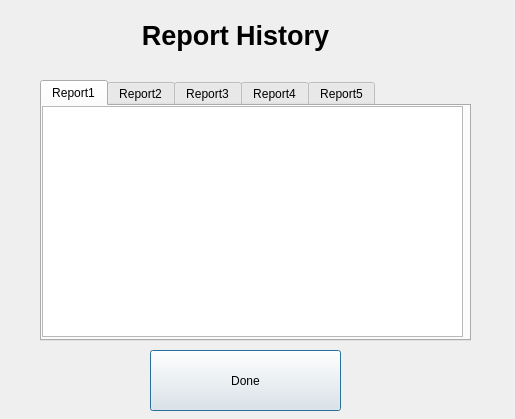
<?xml version="1.0" encoding="UTF-8"?>
<ui version="4.0">
 <class>History</class>
 <widget class="QDialog" name="History">
  <property name="geometry">
   <rect>
    <x>0</x>
    <y>0</y>
    <width>515</width>
    <height>419</height>
   </rect>
  </property>
  <property name="windowTitle">
   <string>Dialog</string>
  </property>
  <widget class="QLabel" name="label">
   <property name="geometry">
    <rect>
     <x>100</x>
     <y>0</y>
     <width>271</width>
     <height>71</height>
    </rect>
   </property>
   <property name="text">
    <string>&lt;html&gt;&lt;head/&gt;&lt;body&gt;&lt;p align=&quot;center&quot;&gt;&lt;span style=&quot; font-size:20pt; font-weight:600;&quot;&gt;Report History&lt;/span&gt;&lt;/p&gt;&lt;/body&gt;&lt;/html&gt;</string>
   </property>
  </widget>
  <widget class="QPushButton" name="pushButton">
   <property name="geometry">
    <rect>
     <x>150</x>
     <y>350</y>
     <width>191</width>
     <height>61</height>
    </rect>
   </property>
   <property name="text">
    <string>Done</string>
   </property>
  </widget>
  <widget class="QTabWidget" name="tabWidget">
   <property name="geometry">
    <rect>
     <x>40</x>
     <y>80</y>
     <width>431</width>
     <height>261</height>
    </rect>
   </property>
   <property name="currentIndex">
    <number>0</number>
   </property>
   <widget class="QWidget" name="tab1">
    <attribute name="title">
     <string>Report1</string>
    </attribute>
    <widget class="QTextEdit" name="tab1Text">
     <property name="geometry">
      <rect>
       <x>0</x>
       <y>0</y>
       <width>421</width>
       <height>231</height>
      </rect>
     </property>
    </widget>
   </widget>
   <widget class="QWidget" name="tab2">
    <attribute name="title">
     <string>Report2</string>
    </attribute>
    <widget class="QTextEdit" name="tab2Text">
     <property name="geometry">
      <rect>
       <x>0</x>
       <y>0</y>
       <width>421</width>
       <height>231</height>
      </rect>
     </property>
    </widget>
   </widget>
   <widget class="QWidget" name="tab3">
    <attribute name="title">
     <string>Report3</string>
    </attribute>
    <widget class="QTextEdit" name="tab3Text">
     <property name="geometry">
      <rect>
       <x>0</x>
       <y>0</y>
       <width>421</width>
       <height>231</height>
      </rect>
     </property>
    </widget>
   </widget>
   <widget class="QWidget" name="tab4">
    <attribute name="title">
     <string>Report4</string>
    </attribute>
    <widget class="QTextEdit" name="tab4Text">
     <property name="geometry">
      <rect>
       <x>0</x>
       <y>0</y>
       <width>421</width>
       <height>231</height>
      </rect>
     </property>
    </widget>
   </widget>
   <widget class="QWidget" name="tab5">
    <attribute name="title">
     <string>Report5</string>
    </attribute>
    <widget class="QTextEdit" name="tab5Text">
     <property name="geometry">
      <rect>
       <x>0</x>
       <y>0</y>
       <width>421</width>
       <height>231</height>
      </rect>
     </property>
    </widget>
   </widget>
  </widget>
 </widget>
 <resources/>
 <connections/>
</ui>
